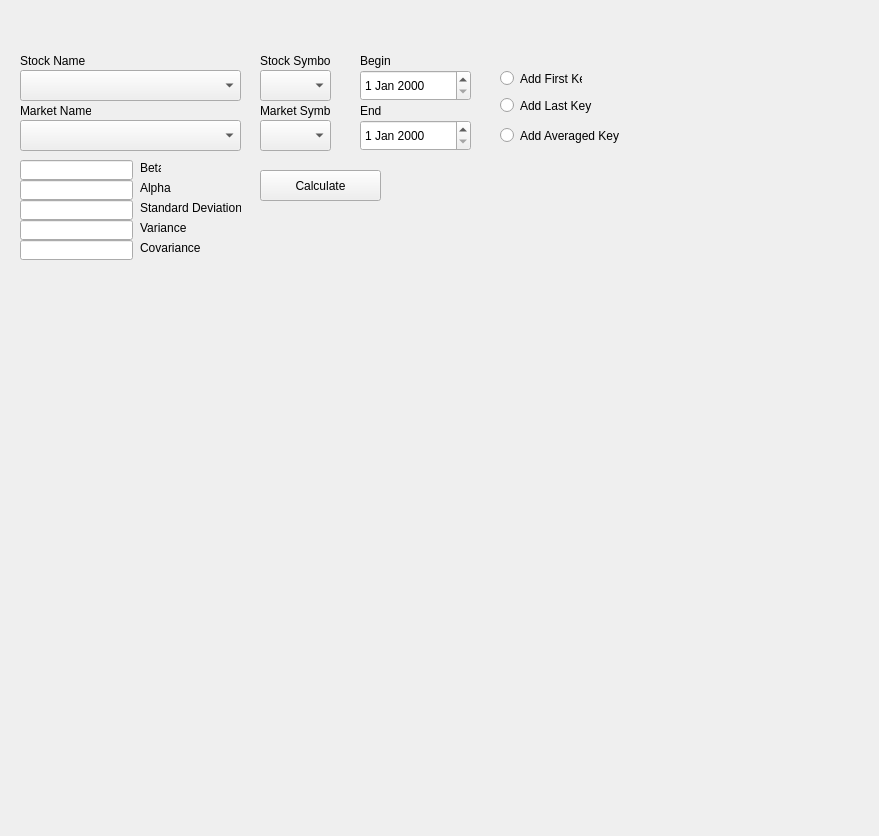
<?xml version="1.0" encoding="UTF-8"?>
<ui version="4.0">
 <class>Form</class>
 <widget class="QWidget" name="Form">
  <property name="geometry">
   <rect>
    <x>0</x>
    <y>0</y>
    <width>879</width>
    <height>836</height>
   </rect>
  </property>
  <property name="windowTitle">
   <string>Market History</string>
  </property>
  <property name="autoFillBackground">
   <bool>false</bool>
  </property>
  <widget class="QPushButton" name="pushButton">
   <property name="geometry">
    <rect>
     <x>260</x>
     <y>170</y>
     <width>121</width>
     <height>31</height>
    </rect>
   </property>
   <property name="text">
    <string>Calculate</string>
   </property>
   <property name="autoRepeatDelay">
    <number>300</number>
   </property>
   <property name="flat">
    <bool>false</bool>
   </property>
  </widget>
  <widget class="QLabel" name="label">
   <property name="geometry">
    <rect>
     <x>20</x>
     <y>50</y>
     <width>71</width>
     <height>21</height>
    </rect>
   </property>
   <property name="text">
    <string>Stock Name</string>
   </property>
  </widget>
  <widget class="QLabel" name="label_2">
   <property name="geometry">
    <rect>
     <x>260</x>
     <y>50</y>
     <width>71</width>
     <height>21</height>
    </rect>
   </property>
   <property name="text">
    <string>Stock Symbol</string>
   </property>
  </widget>
  <widget class="QComboBox" name="comboBox">
   <property name="geometry">
    <rect>
     <x>260</x>
     <y>70</y>
     <width>71</width>
     <height>31</height>
    </rect>
   </property>
  </widget>
  <widget class="QComboBox" name="comboBox_2">
   <property name="geometry">
    <rect>
     <x>20</x>
     <y>70</y>
     <width>221</width>
     <height>31</height>
    </rect>
   </property>
  </widget>
  <widget class="QDateEdit" name="dateEdit">
   <property name="geometry">
    <rect>
     <x>360</x>
     <y>70</y>
     <width>111</width>
     <height>31</height>
    </rect>
   </property>
  </widget>
  <widget class="QDateEdit" name="dateEdit_2">
   <property name="geometry">
    <rect>
     <x>360</x>
     <y>120</y>
     <width>111</width>
     <height>31</height>
    </rect>
   </property>
  </widget>
  <widget class="QLabel" name="label_3">
   <property name="geometry">
    <rect>
     <x>360</x>
     <y>50</y>
     <width>51</width>
     <height>21</height>
    </rect>
   </property>
   <property name="text">
    <string>Begin</string>
   </property>
  </widget>
  <widget class="QLabel" name="label_4">
   <property name="geometry">
    <rect>
     <x>360</x>
     <y>100</y>
     <width>51</width>
     <height>21</height>
    </rect>
   </property>
   <property name="text">
    <string>End</string>
   </property>
  </widget>
  <widget class="QComboBox" name="comboBox_3">
   <property name="geometry">
    <rect>
     <x>20</x>
     <y>120</y>
     <width>221</width>
     <height>31</height>
    </rect>
   </property>
  </widget>
  <widget class="QLabel" name="label_5">
   <property name="geometry">
    <rect>
     <x>20</x>
     <y>100</y>
     <width>71</width>
     <height>21</height>
    </rect>
   </property>
   <property name="text">
    <string>Market Name</string>
   </property>
  </widget>
  <widget class="QLabel" name="label_6">
   <property name="geometry">
    <rect>
     <x>260</x>
     <y>100</y>
     <width>71</width>
     <height>21</height>
    </rect>
   </property>
   <property name="text">
    <string>Market Symbol</string>
   </property>
  </widget>
  <widget class="QComboBox" name="comboBox_4">
   <property name="geometry">
    <rect>
     <x>260</x>
     <y>120</y>
     <width>71</width>
     <height>31</height>
    </rect>
   </property>
  </widget>
  <widget class="QLabel" name="label_7">
   <property name="geometry">
    <rect>
     <x>140</x>
     <y>160</y>
     <width>21</width>
     <height>16</height>
    </rect>
   </property>
   <property name="text">
    <string>Beta</string>
   </property>
  </widget>
  <widget class="QLabel" name="label_8">
   <property name="geometry">
    <rect>
     <x>140</x>
     <y>180</y>
     <width>31</width>
     <height>16</height>
    </rect>
   </property>
   <property name="text">
    <string>Alpha</string>
   </property>
  </widget>
  <widget class="QLabel" name="label_9">
   <property name="geometry">
    <rect>
     <x>140</x>
     <y>200</y>
     <width>101</width>
     <height>16</height>
    </rect>
   </property>
   <property name="text">
    <string>Standard Deviation</string>
   </property>
  </widget>
  <widget class="QLabel" name="label_10">
   <property name="geometry">
    <rect>
     <x>140</x>
     <y>220</y>
     <width>51</width>
     <height>16</height>
    </rect>
   </property>
   <property name="text">
    <string>Variance</string>
   </property>
  </widget>
  <widget class="QLabel" name="label_11">
   <property name="geometry">
    <rect>
     <x>140</x>
     <y>240</y>
     <width>61</width>
     <height>16</height>
    </rect>
   </property>
   <property name="text">
    <string>Covariance</string>
   </property>
  </widget>
  <widget class="QLineEdit" name="lineEdit">
   <property name="geometry">
    <rect>
     <x>20</x>
     <y>160</y>
     <width>113</width>
     <height>20</height>
    </rect>
   </property>
  </widget>
  <widget class="QLineEdit" name="lineEdit_2">
   <property name="geometry">
    <rect>
     <x>20</x>
     <y>180</y>
     <width>113</width>
     <height>20</height>
    </rect>
   </property>
  </widget>
  <widget class="QLineEdit" name="lineEdit_3">
   <property name="geometry">
    <rect>
     <x>20</x>
     <y>200</y>
     <width>113</width>
     <height>20</height>
    </rect>
   </property>
  </widget>
  <widget class="QLineEdit" name="lineEdit_4">
   <property name="geometry">
    <rect>
     <x>20</x>
     <y>220</y>
     <width>113</width>
     <height>20</height>
    </rect>
   </property>
  </widget>
  <widget class="QLineEdit" name="lineEdit_5">
   <property name="geometry">
    <rect>
     <x>20</x>
     <y>240</y>
     <width>113</width>
     <height>20</height>
    </rect>
   </property>
  </widget>
  <widget class="QLabel" name="label_img">
   <property name="geometry">
    <rect>
     <x>30</x>
     <y>270</y>
     <width>811</width>
     <height>561</height>
    </rect>
   </property>
   <property name="mouseTracking">
    <bool>true</bool>
   </property>
   <property name="autoFillBackground">
    <bool>false</bool>
   </property>
   <property name="text">
    <string/>
   </property>
   <property name="pixmap">
    <pixmap>Python.png</pixmap>
   </property>
   <property name="scaledContents">
    <bool>false</bool>
   </property>
  </widget>
  <widget class="QRadioButton" name="radioButton">
   <property name="geometry">
    <rect>
     <x>500</x>
     <y>90</y>
     <width>111</width>
     <height>31</height>
    </rect>
   </property>
   <property name="text">
    <string>Add Last Key</string>
   </property>
   <property name="autoExclusive">
    <bool>false</bool>
   </property>
  </widget>
  <widget class="QRadioButton" name="radioButton_2">
   <property name="geometry">
    <rect>
     <x>500</x>
     <y>120</y>
     <width>141</width>
     <height>31</height>
    </rect>
   </property>
   <property name="text">
    <string>Add Averaged Key</string>
   </property>
   <property name="autoExclusive">
    <bool>false</bool>
   </property>
  </widget>
  <widget class="QRadioButton" name="radioButton_3">
   <property name="geometry">
    <rect>
     <x>500</x>
     <y>70</y>
     <width>82</width>
     <height>17</height>
    </rect>
   </property>
   <property name="text">
    <string>Add First Key</string>
   </property>
  </widget>
 </widget>
 <resources/>
 <connections/>
</ui>
